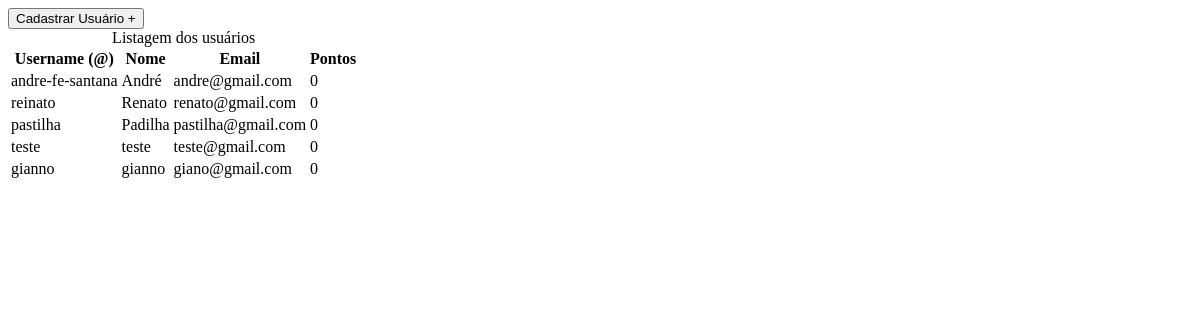
The app's page /usuarios/, older data.
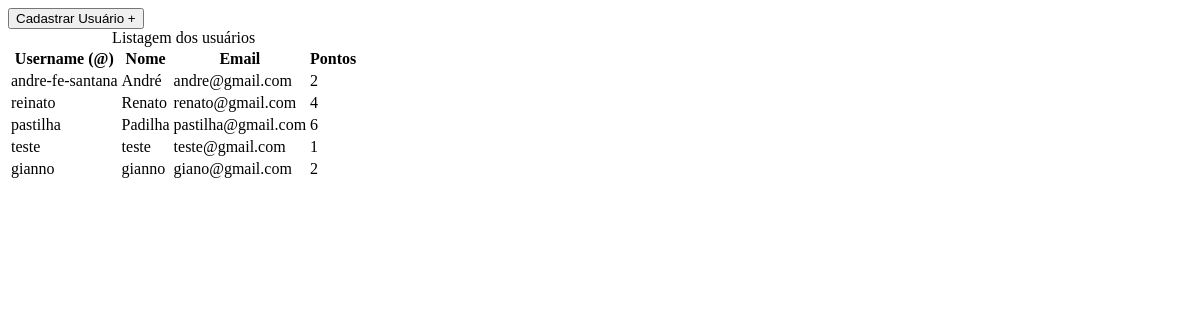
The same page, newer data.
### usuarios/models.py (models this page shows, shortened)
class Usuario(models.Model):
    imagem = models.ImageField(blank=True, upload_to='imagens/%Y/%m')
    username = models.CharField(max_length=20)
    nome = models.CharField(max_length=50)
    email = models.EmailField(max_length=254)
    data_cadastro = models.DateField(default=timezone.now)
    data_nascimento = models.DateField()
    acesso = models.CharField(max_length=100, default="comum")
    ativo = models.BooleanField(default=True)
    pontos = models.IntegerField(default=0) #todo novo jogador começa zerado

### usuarios/views.py (the view)
# urls.py: path('', views.index, name="usuarios"), #pagina principal (mostra os usuários)
def index(request):
    usuarios = Usuario.objects.all()
    context = {
        'usuarios': usuarios
    }
    return render(
        request,
        'usuarios/index.html',
        context,
    )

### usuarios/templates/usuarios/index.html (shortened to what this page needs)
<!DOCTYPE html>
<html lang="pt-br">
<head>
</head>
<body>
    <a href="cadastrar"><button>Cadastrar Usuário +</button></a>
    <div class="container">
        <table class="table">
            <caption class="table-caption">
                Listagem dos usuários
            </caption>
            <thead>
                <tr class="table-row table-row-header">
                    <th class="table-header">Username (@)</th>
                    <th class="table-header">Nome</th>
                    <th class="table-header">Email</th>
                    <th class="table-header">Pontos</th>
                </tr>
            </thead>
            <tbody>
                {% for usuario in usuarios %}
                    <tr class="table-row">
                        <td class="table-cel">{{ usuario.username }}</td>
                        <td class="table-cel">{{ usuario.nome }}</td>
                        <td class="table-cel">{{ usuario.email }}</td>
                        <td class="table-cel">{{ usuario.pontos }}</td>
                    </tr>
                {% endfor %}
            </tbody>
        </table>
    </div>
</body>
</html>

Row changes from the older to the newer data that the page shows:
changed Usuario "andre-fe-santana": pontos "0" → "2"
changed Usuario "reinato": pontos "0" → "4"
changed Usuario "pastilha": pontos "0" → "6"
changed Usuario "teste": pontos "0" → "1"
changed Usuario "gianno": pontos "0" → "2"
